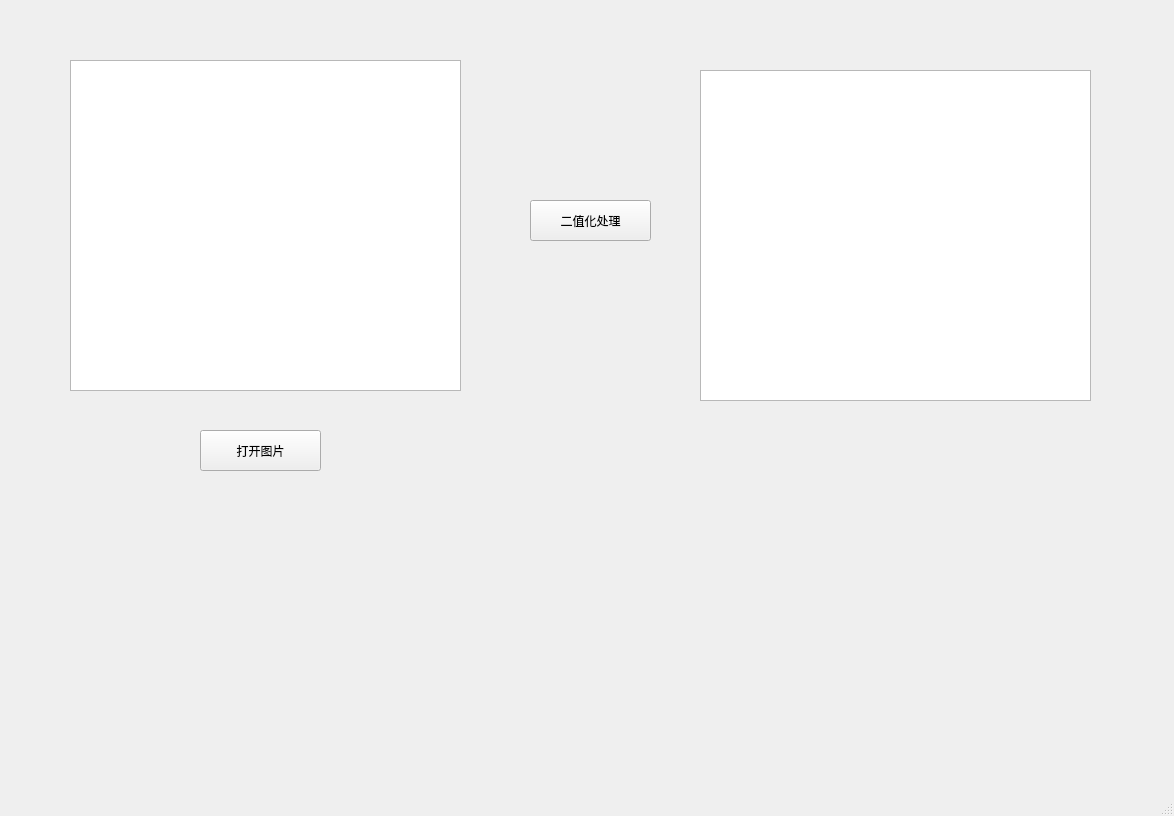
<?xml version="1.0" encoding="UTF-8"?>
<ui version="4.0">
 <class>MainWindow</class>
 <widget class="QMainWindow" name="MainWindow">
  <property name="geometry">
   <rect>
    <x>0</x>
    <y>0</y>
    <width>1174</width>
    <height>816</height>
   </rect>
  </property>
  <property name="windowTitle">
   <string>MainWindow</string>
  </property>
  <widget class="QWidget" name="centralwidget">
   <widget class="QGraphicsView" name="m_graphicsView_in">
    <property name="geometry">
     <rect>
      <x>70</x>
      <y>60</y>
      <width>391</width>
      <height>331</height>
     </rect>
    </property>
   </widget>
   <widget class="QGraphicsView" name="m_graphicsView_out">
    <property name="geometry">
     <rect>
      <x>700</x>
      <y>70</y>
      <width>391</width>
      <height>331</height>
     </rect>
    </property>
   </widget>
   <widget class="QPushButton" name="pushButton">
    <property name="geometry">
     <rect>
      <x>200</x>
      <y>430</y>
      <width>121</width>
      <height>41</height>
     </rect>
    </property>
    <property name="text">
     <string>打开图片</string>
    </property>
   </widget>
   <widget class="QPushButton" name="pushButton_2">
    <property name="geometry">
     <rect>
      <x>530</x>
      <y>200</y>
      <width>121</width>
      <height>41</height>
     </rect>
    </property>
    <property name="text">
     <string>二值化处理</string>
    </property>
   </widget>
  </widget>
  <widget class="QMenuBar" name="menubar">
   <property name="geometry">
    <rect>
     <x>0</x>
     <y>0</y>
     <width>1174</width>
     <height>20</height>
    </rect>
   </property>
  </widget>
  <widget class="QStatusBar" name="statusbar"/>
 </widget>
 <resources/>
 <connections/>
</ui>
